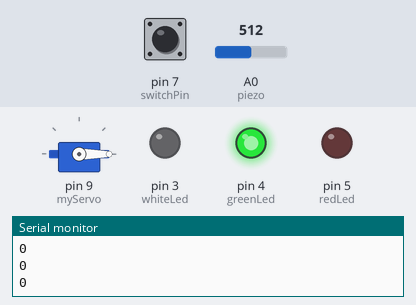
Simulated run of this sketch. Board: Arduino Uno, built with avr-gcc and run on an emulated ATmega328P. On the bench: servo, output pins drawn as LEDs (lit = HIGH), the last lines printed to the serial monitor. Inputs (shaded band) come from the test bench; at power-on: pin 7 (switchPin) LOW, A0 (piezo) = 512.

Above: at 1.2 s.
1.3 s: pin 7 (switchPin) pulled HIGH for 0.15 s
At 2.4 s:
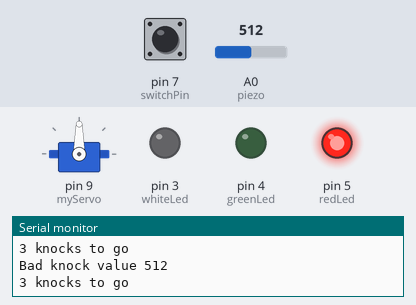
2.9 s: A0 (piezo) set to 1023
Timing chart, 0 to 5.9 s (numbered marks = the images above; inputs shaded):
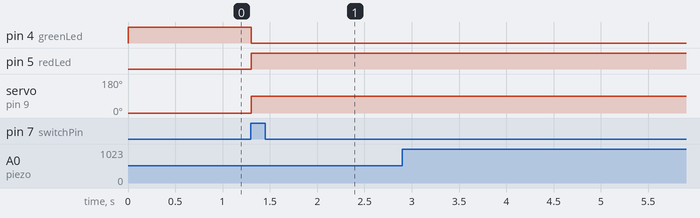

Measured:
- after the input at 1.3 s, pin 4 (greenLed): HIGH → LOW at once; pin 5 (redLed): LOW → HIGH at once; servo on pin 9 (myServo): 0° → 90° at once

The sketch:

Project_12.ino
```cpp
#include <Servo.h>
Servo myServo;

const int piezo = A0;
const int switchPin = 7;
const int whiteLed = 3;
const int greenLed = 4;
const int redLed = 5;

int knockVal;
int switchVal;

const int quietKnock = 10;
const int loudKnock = 100;

boolean locked = false;
int numberOfKnocks = 0;

void setup () {
  myServo.attach(9);
  pinMode(whiteLed, OUTPUT);
  pinMode(redLed, OUTPUT);
  pinMode(greenLed, OUTPUT);
  pinMode(switchPin, INPUT);
  Serial.begin(9600);

  digitalWrite(greenLed, HIGH);
  myServo.write(0);
  Serial.println("The box is Unlocked!");
}

void loop () {
  if(locked == false){
    switchVal = digitalRead(switchPin);
    Serial.println(switchVal);
    if(switchVal == HIGH){
       locked = true;
       digitalWrite(greenLed, LOW);
       digitalWrite(redLed, HIGH);
       myServo.write(90);
       Serial.println("The Box is locked!");
       delay (1000);
    }
  }

  if(locked == true){
    knockVal = analogRead(piezo);
    if(numberOfKnocks < 3 && knockVal > 0){
      if(checkForKnock(knockVal) == true){
        numberOfKnocks++;
      }
      Serial.print(3-numberOfKnocks);
      Serial.println(" knocks to go");
    }

    if(numberOfKnocks >= 3){
      locked = false;
      myServo.write(0);
      delay(20);
      digitalWrite(greenLed, HIGH);
      digitalWrite(redLed, LOW);
      Serial.println("The box is unlocked!");
      numberOfKnocks = 0;
    }
  }
}
boolean checkForKnock(int value){
  if(value > quietKnock && value < loudKnock){
    digitalWrite(whiteLed, HIGH);
    delay(50);
    digitalWrite(whiteLed, LOW);
    Serial.print("Valid knock of value ");
    Serial.println(value);
    return true;
  }
  else {
    Serial.print("Bad knock value ");
    Serial.println(value);
    return false;
  }
}
```
